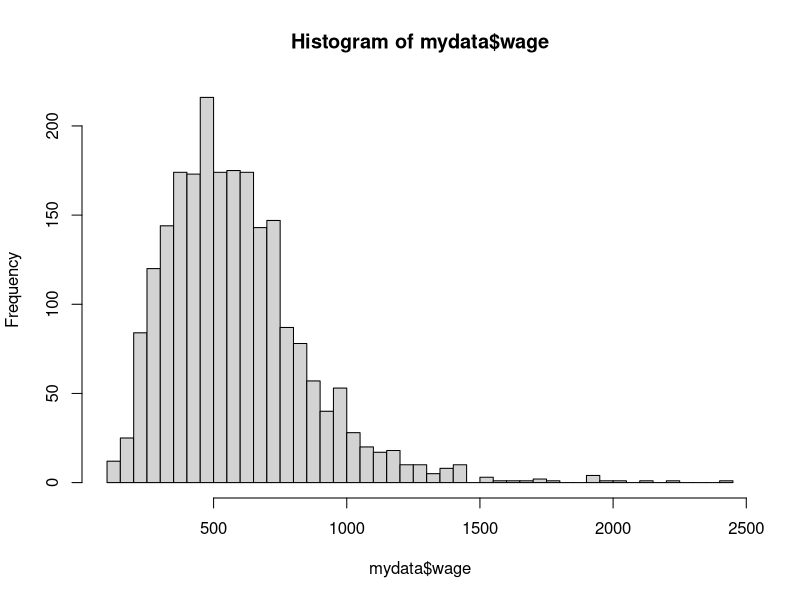
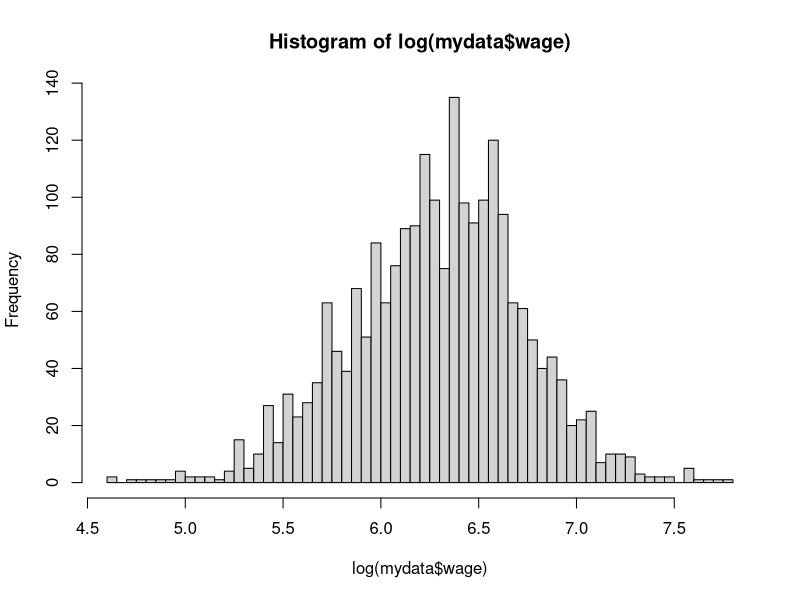

Recreate these plots in R, in order.
#endogeneity(내생성) 문제있을때 >> IV(Instrumental Variable, 도구변수) 이용

#install.packages("AER")
library(AER)
mydata = read.csv("Education_data.csv")
str(mydata)

hist(mydata$wage,breaks=50)
hist(log(mydata$wage),breaks=50) #data가 right-skewed여서 로그취해서 symmetric만들어줌
#dependent variable에 로그취하면 coefficient뜻은 independent variable변할때 종속변수의 퍼센트변화를 의미하게됨

ols.res<- lm(log(wage)~educ+exper+I(exper^2),data=mydata)
#add a experience squared as an illustration to show how to account for possible nonlinear relationship between y and some x variable
#I써줘야 제대로 들어감(identity function)

summary(ols.res)
#이게 potential endogeneity(내생성)고려안한 모델
#결과에 따르면 one additional year of education could increase a person's expected hourly wage by about 9%.
#However, due to the potential endogeneity issue, this coefficient estimate might be biased

#requirements for IV(Instrumental variable) are "exogeneity" and "relevance".
#exogeneity: uncorrelated with the error term or the unobserved variables that cause the endogeneity problem.
#relevance: needs to be highly correlated with the endogenous independent variable.

#직접 2SLS (Two-Stage Least Squares)수행해보기
#먼저 endogeneous variable을 IV와 exogenous variable에 회귀함으로써 error term과의 내생성을 제거한 효과만을 발라냄
#이후 그 fitted된(내생성이 제거된) 효과를 endogeneous variable(내생성 존재하는)인 educ 대신 투입



## Case1: nearc4을 IV로 놓았을때
# 1단계: 내생변수(educ)를 IV와 외생변수에 회귀
stage1 <- lm(educ~nearc4+exper+I(exper^2),data=mydata)
summary(stage1)
# IV의 설명력이 충분히 높아야 하므로, 보통 F-test로 약한 도구변수(weak instrument) 여부를 확인함
# (여기서는 러프하게 T-test로 확인 가능)

# 2단계: 1단계에서 예측된 educ(내생성 제거된 값)을 사용해 종속변수에 회귀
stage2 <- lm(log(wage)~fitted(stage1)+exper+I(exper^2),data=mydata)
summary(stage2)

# 동일한 절차는 사실 AER 패키지의 ivreg() 함수로 한 번에 수행 가능
TSLS.res<- ivreg(log(wage)~educ+exper+I(exper^2)|nearc4+exper+I(exper^2),data=mydata)
summary(TSLS.res)

# OLS vs 2SLS 비교
cbind(coef(ols.res),coef(TSLS.res))

#결과보면 내생성제거안됐을때는 교육이 소득에 미치는 효과 9% 인데
#내생성 효과 IV로 제거하니까 26%가됨
#=> OLS는 교육의 효과를 과소추정(underestimate) 하고 있었음.
#2SLS로 내생성(endogeneity)을 제거하니 교육의 임금 효과가 실제로 더 큼이 드러남.


## Case2: fatheduc&motheduc을 IV로 놓았을때
# 1단계: 내생변수(educ)를 IV와 외생변수에 회귀
stage1 <- lm(educ~fatheduc+motheduc+exper+I(exper^2),data=mydata)
summary(stage1)
# IV의 설명력이 충분히 높아야 하므로, 보통 F-test로 약한 도구변수(weak instrument) 여부를 확인함
# (여기서는 러프하게 T-test로 확인 가능)

# 2단계: 1단계에서 예측된 educ(내생성 제거된 값)을 사용해 종속변수에 회귀
stage2 <- lm(log(wage)~fitted(stage1)+exper+I(exper^2),data=mydata)
summary(stage2)

# 동일한 절차는 사실 AER 패키지의 ivreg() 함수로 한 번에 수행 가능
TSLS.res<- ivreg(log(wage)~educ+exper+I(exper^2)|fatheduc+motheduc+exper+I(exper^2),data=mydata)
summary(TSLS.res)

# OLS vs 2SLS 비교
cbind(coef(ols.res),coef(TSLS.res))

#결과보면 내생성제거안됐을때는 교육이 소득에 미치는 효과 9% 인데
#내생성 효과 IV로 제거하니까 15%가됨
#=> OLS는 교육의 효과를 과소추정(underestimate) 하고 있었음.
#2SLS로 내생성(endogeneity)을 제거하니 교육의 임금 효과가 실제로 더 큼이 드러남.


## 결론
#underestimate하고있었다는 의미(downward bias)는 unobserved variable이 earning(response)과 education(endogeneous variable)에 미치는효과가 반대라는거
#Some unobserved variable in the error term positively contributes to earnings and is negatively correlated with the years of education.이거나
#Some unobserved variable in the error term negatively contributes to earnings and is positively correlated with the years of education.

#downward bias를 추측해보자면 “능력이 낮은 사람들이 그 약점을 메우기 위해 더 오래 공부한다"거나, 

# “부모의 사회적 자본이 낮은 사람이 교육을 더 받아야만 성공할 수 있다.” 등의 경우때문에 교육과 오차항이 음(-)의 상관이었던듯
